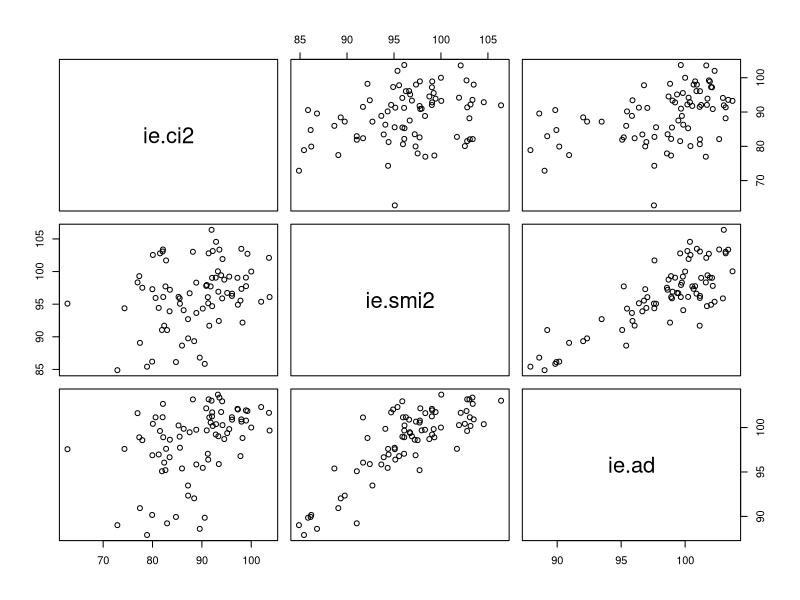

The R source for this figure:
# Here is the assignment code in R

# Assign data visualization libraries for the analysis

library(ggplot2)
library(forecast)


# We need to establish the working directory where the file is located within.
# set the working directory

setwd("C:/Users/kane.de/Documents/RPackages/Projects")
#-------------------------------------------------------

# Load the data set into R

read.csv("ABCsocial.csv") -> ABCData

attach(ABCData)

# This is a check to see the first 10 lines of the data.

head(ABCData, n=10)


# --------------EDA---------------------------------------

# Lets create a scatter plot matrix of the variables

pairs(~ ie.ci2 + ie.smi2 + ie.ad, data=ABCData)



# --------------Model Building----------------------------


# Now I will create a basic linear regression model for customer inquiries (ie.ci2) which we will call "results1"
# If I add a + 0 to the end it will make the intercept = 0

results1 <- lm(ie.ci2 ~ ie.smi2 + ie.ad, data=ABCData)


# This will create a summary of the regression model diagnostics 

summary(results1)


# --------------Model Building----------------------------
# Now I need to try and remove





# --------------ARIMA Forecast----------------------------

#fit <- auto.arima(ABCData)


# Customize the confidence intervals
#forecast(fit, level=c(80, 95, 99), h=3)